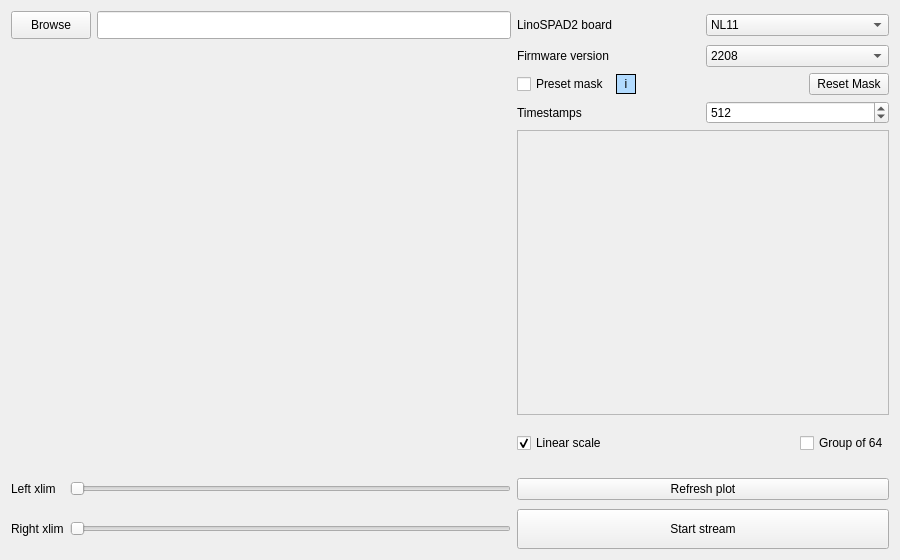
<?xml version="1.0" encoding="UTF-8"?>
<ui version="4.0">
 <class>Form</class>
 <widget class="QWidget" name="Form">
  <property name="geometry">
   <rect>
    <x>0</x>
    <y>0</y>
    <width>900</width>
    <height>560</height>
   </rect>
  </property>
  <property name="minimumSize">
   <size>
    <width>900</width>
    <height>560</height>
   </size>
  </property>
  <property name="windowTitle">
   <string>Form</string>
  </property>
  <layout class="QGridLayout" name="gridLayout">
   <item row="0" column="2">
    <widget class="QLineEdit" name="lineEdit_browse">
     <property name="minimumSize">
      <size>
       <width>0</width>
       <height>28</height>
      </size>
     </property>
    </widget>
   </item>
   <item row="0" column="0" colspan="2">
    <widget class="QPushButton" name="pushButton_browse">
     <property name="minimumSize">
      <size>
       <width>0</width>
       <height>28</height>
      </size>
     </property>
     <property name="font">
      <font>
       <pointsize>9</pointsize>
      </font>
     </property>
     <property name="text">
      <string>Browse</string>
     </property>
    </widget>
   </item>
   <item row="3" column="3">
    <layout class="QHBoxLayout" name="horizontalLayout_5">
     <item>
      <widget class="QLabel" name="label_timestamps">
       <property name="toolTip">
        <string>&lt;html&gt;&lt;head/&gt;&lt;body&gt;&lt;p&gt;Number of timestamps per pixel per acquisition cycle. The default is 512.&lt;/p&gt;&lt;/body&gt;&lt;/html&gt;</string>
       </property>
       <property name="lineWidth">
        <number>0</number>
       </property>
       <property name="text">
        <string>Timestamps</string>
       </property>
       <property name="textFormat">
        <enum>Qt::PlainText</enum>
       </property>
       <property name="alignment">
        <set>Qt::AlignLeading|Qt::AlignLeft|Qt::AlignVCenter</set>
       </property>
      </widget>
     </item>
     <item>
      <widget class="QSpinBox" name="spinBox_timestamps">
       <property name="font">
        <font>
         <pointsize>9</pointsize>
        </font>
       </property>
       <property name="maximum">
        <number>1536</number>
       </property>
       <property name="value">
        <number>512</number>
       </property>
      </widget>
     </item>
    </layout>
   </item>
   <item row="10" column="3">
    <widget class="QPushButton" name="pushButton_refreshPlot">
     <property name="text">
      <string>Refresh plot</string>
     </property>
    </widget>
   </item>
   <item row="7" column="3">
    <layout class="QHBoxLayout" name="horizontalLayout_2">
     <property name="bottomMargin">
      <number>10</number>
     </property>
     <item>
      <widget class="QCheckBox" name="checkBox_linearScale">
       <property name="text">
        <string>Linear scale</string>
       </property>
       <property name="checked">
        <bool>true</bool>
       </property>
      </widget>
     </item>
     <item>
      <spacer name="horizontalSpacer_2">
       <property name="orientation">
        <enum>Qt::Horizontal</enum>
       </property>
       <property name="sizeHint" stdset="0">
        <size>
         <width>40</width>
         <height>20</height>
        </size>
       </property>
      </spacer>
     </item>
     <item>
      <widget class="QCheckBox" name="checkBox_grouping">
       <property name="toolTip">
        <string>&lt;html&gt;&lt;head/&gt;&lt;body&gt;&lt;p&gt;Check to plot three vertical lines to help allign the peaks in a single group of 64 pixels.&lt;/p&gt;&lt;/body&gt;&lt;/html&gt;</string>
       </property>
       <property name="text">
        <string>Group of 64</string>
       </property>
      </widget>
     </item>
    </layout>
   </item>
   <item row="10" column="0">
    <widget class="QLabel" name="label_leftXLim">
     <property name="minimumSize">
      <size>
       <width>0</width>
       <height>28</height>
      </size>
     </property>
     <property name="text">
      <string>Left xlim</string>
     </property>
    </widget>
   </item>
   <item row="11" column="1" colspan="2">
    <widget class="QSlider" name="horizontalSlider_rightXLim">
     <property name="minimumSize">
      <size>
       <width>0</width>
       <height>28</height>
      </size>
     </property>
     <property name="orientation">
      <enum>Qt::Horizontal</enum>
     </property>
    </widget>
   </item>
   <item row="11" column="0">
    <widget class="QLabel" name="label_rightXLim">
     <property name="minimumSize">
      <size>
       <width>0</width>
       <height>28</height>
      </size>
     </property>
     <property name="text">
      <string>Right xlim</string>
     </property>
    </widget>
   </item>
   <item row="10" column="1" colspan="2">
    <widget class="QSlider" name="horizontalSlider_leftXLim">
     <property name="minimumSize">
      <size>
       <width>0</width>
       <height>28</height>
      </size>
     </property>
     <property name="orientation">
      <enum>Qt::Horizontal</enum>
     </property>
    </widget>
   </item>
   <item row="4" column="3">
    <widget class="QScrollArea" name="scrollArea">
     <property name="minimumSize">
      <size>
       <width>0</width>
       <height>250</height>
      </size>
     </property>
     <property name="widgetResizable">
      <bool>true</bool>
     </property>
     <widget class="QWidget" name="scrollAreaWidgetContents">
      <property name="geometry">
       <rect>
        <x>0</x>
        <y>0</y>
        <width>369</width>
        <height>280</height>
       </rect>
      </property>
     </widget>
    </widget>
   </item>
   <item row="2" column="3">
    <layout class="QHBoxLayout" name="horizontalLayout">
     <property name="topMargin">
      <number>0</number>
     </property>
     <property name="bottomMargin">
      <number>0</number>
     </property>
     <item>
      <widget class="QCheckBox" name="checkBox_presetMask">
       <property name="enabled">
        <bool>true</bool>
       </property>
       <property name="text">
        <string>Preset mask</string>
       </property>
      </widget>
     </item>
     <item>
      <widget class="QLabel" name="label_presetMaskInfo">
       <property name="minimumSize">
        <size>
         <width>20</width>
         <height>20</height>
        </size>
       </property>
       <property name="maximumSize">
        <size>
         <width>20</width>
         <height>20</height>
        </size>
       </property>
       <property name="palette">
        <palette>
         <active>
          <colorrole role="Button">
           <brush brushstyle="SolidPattern">
            <color alpha="255">
             <red>173</red>
             <green>240</green>
             <blue>240</blue>
            </color>
           </brush>
          </colorrole>
          <colorrole role="Midlight">
           <brush brushstyle="SolidPattern">
            <color alpha="255">
             <red>160</red>
             <green>226</green>
             <blue>227</blue>
            </color>
           </brush>
          </colorrole>
          <colorrole role="Base">
           <brush brushstyle="SolidPattern">
            <color alpha="255">
             <red>255</red>
             <green>255</green>
             <blue>255</blue>
            </color>
           </brush>
          </colorrole>
          <colorrole role="Window">
           <brush brushstyle="SolidPattern">
            <color alpha="255">
             <red>178</red>
             <green>219</green>
             <blue>255</blue>
            </color>
           </brush>
          </colorrole>
         </active>
         <inactive>
          <colorrole role="Button">
           <brush brushstyle="SolidPattern">
            <color alpha="255">
             <red>173</red>
             <green>240</green>
             <blue>240</blue>
            </color>
           </brush>
          </colorrole>
          <colorrole role="Midlight">
           <brush brushstyle="SolidPattern">
            <color alpha="255">
             <red>227</red>
             <green>227</green>
             <blue>227</blue>
            </color>
           </brush>
          </colorrole>
          <colorrole role="Base">
           <brush brushstyle="SolidPattern">
            <color alpha="255">
             <red>255</red>
             <green>255</green>
             <blue>255</blue>
            </color>
           </brush>
          </colorrole>
          <colorrole role="Window">
           <brush brushstyle="SolidPattern">
            <color alpha="255">
             <red>178</red>
             <green>219</green>
             <blue>255</blue>
            </color>
           </brush>
          </colorrole>
         </inactive>
         <disabled>
          <colorrole role="Button">
           <brush brushstyle="SolidPattern">
            <color alpha="255">
             <red>173</red>
             <green>240</green>
             <blue>240</blue>
            </color>
           </brush>
          </colorrole>
          <colorrole role="Midlight">
           <brush brushstyle="SolidPattern">
            <color alpha="255">
             <red>247</red>
             <green>247</green>
             <blue>247</blue>
            </color>
           </brush>
          </colorrole>
          <colorrole role="Base">
           <brush brushstyle="SolidPattern">
            <color alpha="255">
             <red>178</red>
             <green>219</green>
             <blue>255</blue>
            </color>
           </brush>
          </colorrole>
          <colorrole role="Window">
           <brush brushstyle="SolidPattern">
            <color alpha="255">
             <red>178</red>
             <green>219</green>
             <blue>255</blue>
            </color>
           </brush>
          </colorrole>
         </disabled>
        </palette>
       </property>
       <property name="cursor">
        <cursorShape>WhatsThisCursor</cursorShape>
       </property>
       <property name="toolTip">
        <string>&lt;html&gt;&lt;head/&gt;&lt;body&gt;&lt;p&gt;Mask for warm pixels of a certain LinoSPAD2 board, which can be selected above.&lt;/p&gt;&lt;/body&gt;&lt;/html&gt;</string>
       </property>
       <property name="autoFillBackground">
        <bool>true</bool>
       </property>
       <property name="frameShape">
        <enum>QFrame::Box</enum>
       </property>
       <property name="text">
        <string>i</string>
       </property>
       <property name="textFormat">
        <enum>Qt::AutoText</enum>
       </property>
       <property name="scaledContents">
        <bool>false</bool>
       </property>
       <property name="alignment">
        <set>Qt::AlignCenter</set>
       </property>
      </widget>
     </item>
     <item>
      <spacer name="horizontalSpacer">
       <property name="orientation">
        <enum>Qt::Horizontal</enum>
       </property>
       <property name="sizeHint" stdset="0">
        <size>
         <width>20</width>
         <height>20</height>
        </size>
       </property>
      </spacer>
     </item>
     <item>
      <widget class="QPushButton" name="pushButton_resetMask">
       <property name="text">
        <string>Reset Mask</string>
       </property>
      </widget>
     </item>
    </layout>
   </item>
   <item row="11" column="3">
    <widget class="QPushButton" name="pushButton_startStream">
     <property name="minimumSize">
      <size>
       <width>0</width>
       <height>40</height>
      </size>
     </property>
     <property name="text">
      <string>Start stream</string>
     </property>
    </widget>
   </item>
   <item row="1" column="0" rowspan="8" colspan="3">
    <widget class="QWidget" name="widget_figure" native="true">
     <property name="sizePolicy">
      <sizepolicy hsizetype="Preferred" vsizetype="Preferred">
       <horstretch>0</horstretch>
       <verstretch>0</verstretch>
      </sizepolicy>
     </property>
     <property name="minimumSize">
      <size>
       <width>500</width>
       <height>425</height>
      </size>
     </property>
    </widget>
   </item>
   <item row="0" column="3">
    <layout class="QHBoxLayout" name="horizontalLayout_3">
     <item>
      <widget class="QLabel" name="label_comboBox_mask">
       <property name="text">
        <string>LinoSPAD2 board</string>
       </property>
       <property name="alignment">
        <set>Qt::AlignLeading|Qt::AlignLeft|Qt::AlignVCenter</set>
       </property>
      </widget>
     </item>
     <item>
      <widget class="QComboBox" name="comboBox_mask">
       <item>
        <property name="text">
         <string>NL11</string>
        </property>
       </item>
       <item>
        <property name="text">
         <string>A5</string>
        </property>
       </item>
      </widget>
     </item>
    </layout>
   </item>
   <item row="1" column="3">
    <layout class="QHBoxLayout" name="horizontalLayout_4">
     <property name="bottomMargin">
      <number>0</number>
     </property>
     <item>
      <widget class="QLabel" name="label_FW">
       <property name="text">
        <string>Firmware version</string>
       </property>
       <property name="alignment">
        <set>Qt::AlignLeading|Qt::AlignLeft|Qt::AlignVCenter</set>
       </property>
      </widget>
     </item>
     <item>
      <widget class="QComboBox" name="comboBox_FW">
       <item>
        <property name="text">
         <string>2208</string>
        </property>
       </item>
       <item>
        <property name="text">
         <string>2212s</string>
        </property>
       </item>
       <item>
        <property name="text">
         <string>2212b</string>
        </property>
       </item>
      </widget>
     </item>
    </layout>
   </item>
  </layout>
 </widget>
 <resources/>
 <connections/>
</ui>
